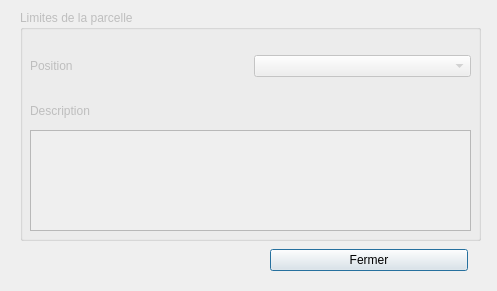
<?xml version="1.0" encoding="UTF-8"?>
<ui version="4.0">
 <class>Dialog</class>
 <widget class="QDialog" name="Dialog">
  <property name="geometry">
   <rect>
    <x>0</x>
    <y>0</y>
    <width>497</width>
    <height>291</height>
   </rect>
  </property>
  <property name="windowTitle">
   <string>Limites</string>
  </property>
  <widget class="QGroupBox" name="groupBox">
   <property name="enabled">
    <bool>false</bool>
   </property>
   <property name="geometry">
    <rect>
     <x>20</x>
     <y>10</y>
     <width>461</width>
     <height>231</height>
    </rect>
   </property>
   <property name="title">
    <string>Limites de la parcelle</string>
   </property>
   <widget class="QWidget" name="gridLayoutWidget">
    <property name="geometry">
     <rect>
      <x>10</x>
      <y>40</y>
      <width>441</width>
      <height>33</height>
     </rect>
    </property>
    <layout class="QGridLayout" name="gridLayout">
     <item row="0" column="0">
      <widget class="QLabel" name="label">
       <property name="text">
        <string>Position</string>
       </property>
      </widget>
     </item>
     <item row="0" column="1">
      <widget class="QComboBox" name="comboBoxPosition"/>
     </item>
    </layout>
   </widget>
   <widget class="QLabel" name="label_2">
    <property name="geometry">
     <rect>
      <x>10</x>
      <y>90</y>
      <width>111</width>
      <height>21</height>
     </rect>
    </property>
    <property name="text">
     <string>Description</string>
    </property>
   </widget>
   <widget class="QTextEdit" name="textEdit">
    <property name="geometry">
     <rect>
      <x>10</x>
      <y>120</y>
      <width>441</width>
      <height>101</height>
     </rect>
    </property>
   </widget>
  </widget>
  <widget class="QWidget" name="horizontalLayoutWidget">
   <property name="geometry">
    <rect>
     <x>270</x>
     <y>240</y>
     <width>198</width>
     <height>41</height>
    </rect>
   </property>
   <layout class="QHBoxLayout" name="horizontalLayout">
    <item>
     <widget class="QPushButton" name="btnFermer">
      <property name="text">
       <string>Fermer</string>
      </property>
     </widget>
    </item>
   </layout>
  </widget>
 </widget>
 <resources/>
 <connections/>
</ui>
